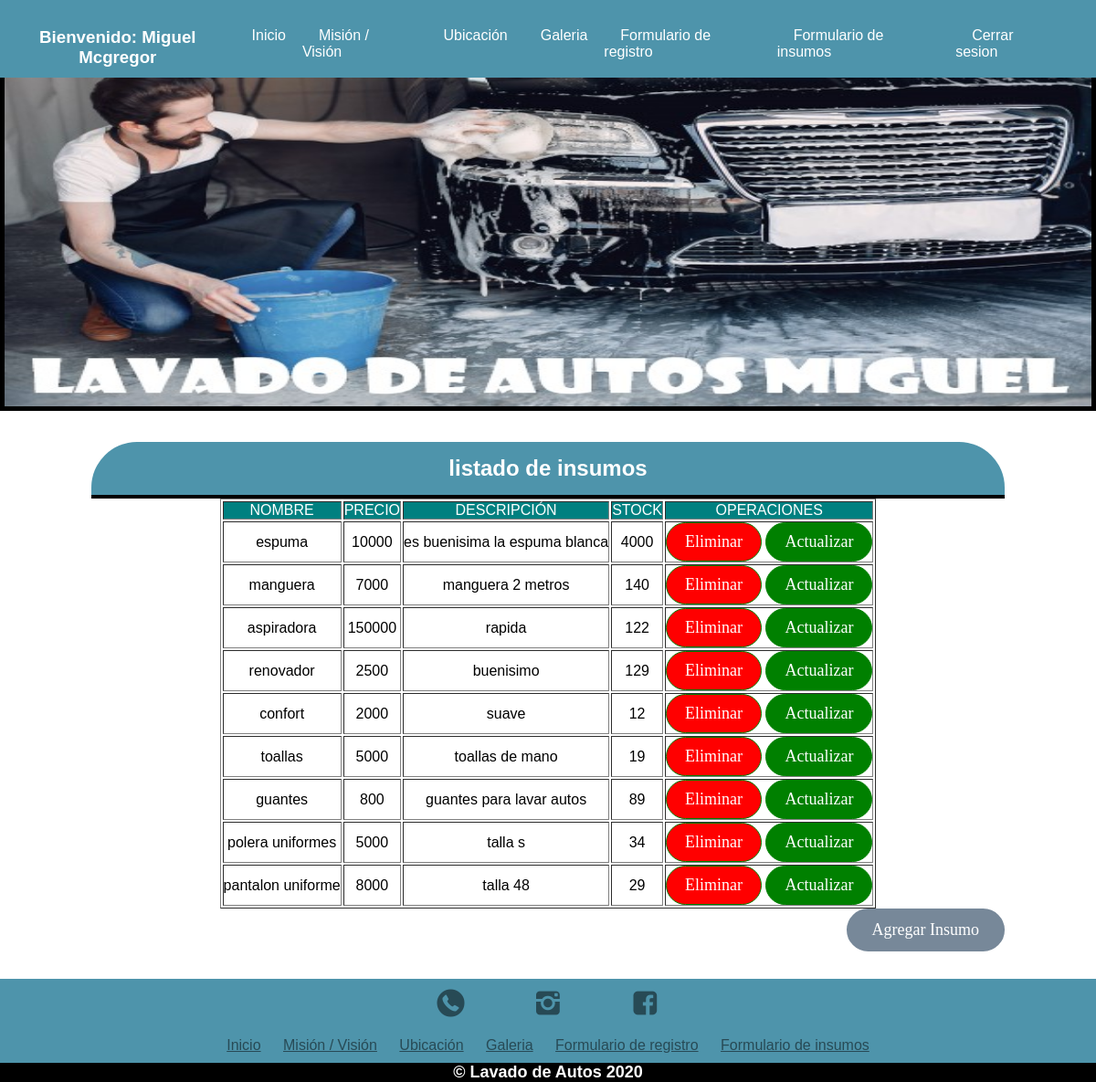
Before: /lista_insumos/ (signed in) with the older database file.
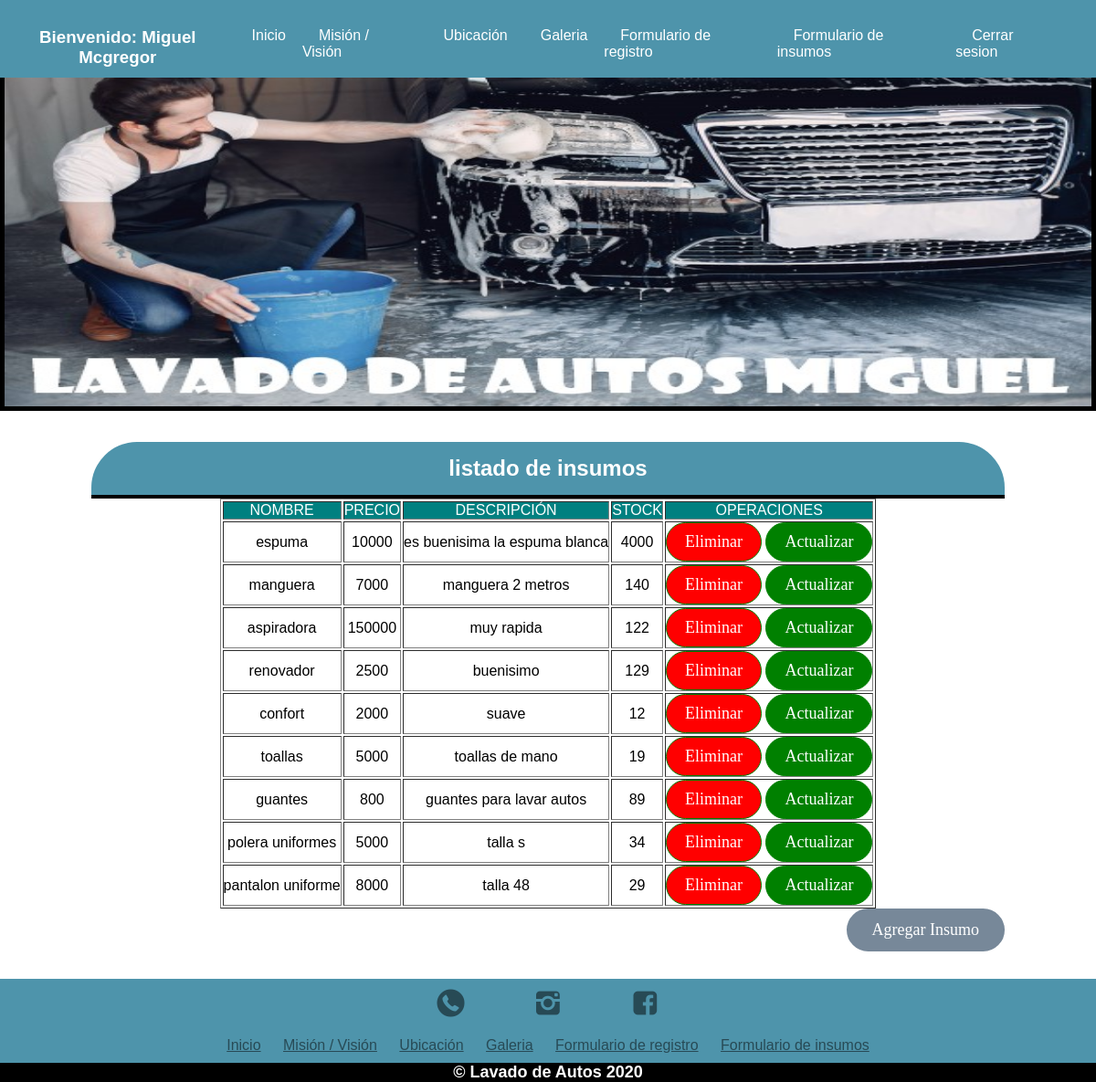
After: the same page with the newer database file.
### miProyectodwy/models.py (models this page shows, shortened)
class Insumos(models.Model):
    nombre = models.CharField(max_length=120,primary_key=True)
    precio = models.IntegerField()
    descripcion = models.TextField()
    stock = models.IntegerField()

### miProyectodwy/views.py (the view)
# urls.py: path('lista_insumos/',lista_insumos,name='LISTAI'),
@login_required(login_url='/login/')
@permission_required('miProyectodwy.view_insumos', login_url='/login/')
def lista_insumos(request):
    lista = Insumos.objects.all()
    sliders = Slider1.objects.all()
    return render(request,'web/admin_insumos.html',{'lista_insumos':lista,'imagenes':sliders})

### miProyectodwy/templates/web/admin_insumos.html (shortened to what this page needs)
{% extends "web/plantilla.html" %}
{% load static%}
{% block contenido %}
        <div class="contenedor">
            <div id="contenido">
                <div id="section2">
                <h2 class="formulariotitulo"> listado de insumos </h2>
                    <table style="margin: auto;" border="1"   >
                          <tr style="background-color: teal; color: white; text-align: center;">
                              <td>NOMBRE</td>
                              <td>PRECIO</td>
                              <td>DESCRIPCIÓN</td>
                              <td>STOCK</td>
                              <td>OPERACIONES</td>
                           </tr>
                        {% for item in lista_insumos %}
                        <tr style="text-align: center;" >
                            <td>{{item.nombre}}</td>
                            <td>{{item.precio}}</td>
                            <td>{{item.descripcion}}</td>
                            <td>{{item.stock}}</td>
                            <td>
                                <input type="button" value="Eliminar" onclick="eliminar('{{item.nombre}}')" class="botonregistrar" style="background-color: red;" >
                                <input type="button" value="Actualizar" onclick="actualizar('{{item.nombre}}')" class="botonregistrar"  >
                                </td>
                        </tr>
                        {% endfor %}
                    </table>
                    <input type="button" onclick="ir()" value="Agregar Insumo" class="botonlimpiar" style="float: right; " >
                </div>
            </div>
        </div>
{% endblock  %}

Changed rows visible on the page:
changed Insumos "aspiradora": descripcion "rapida" → "muy rapida"
